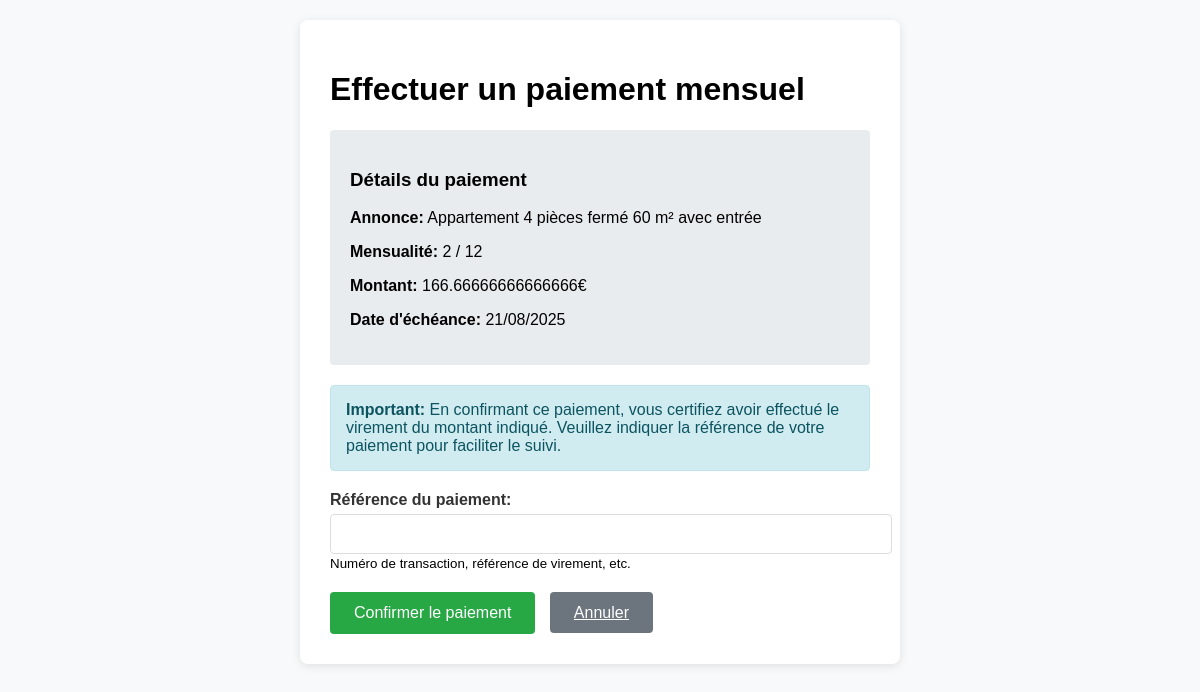
Screenshot of /annonce/effectuer-paiement-mensuel/2/ (signed in) with the database file from the repository.
### annonce/models.py (models this page shows, shortened)
class PaiementMensuelCaution(models.Model):
    plan_paiement = models.ForeignKey(
        PlanPaiementCaution,
        on_delete=models.CASCADE,
        related_name='paiements_mensuels'
    )
    numero_mensualite = models.IntegerField(verbose_name="Numéro de la mensualité")
    montant = models.FloatField(verbose_name="Montant de la mensualité")
    date_echeance = models.DateField(verbose_name="Date d'échéance")
    date_paiement = models.DateTimeField(null=True, blank=True, verbose_name="Date de paiement")
    class StatutPaiement(models.TextChoices):
        EN_ATTENTE = 'EN_ATTENTE', _('En attente')
        PAYE = 'PAYE', _('Payé')
        EN_RETARD = 'EN_RETARD', _('En retard')
        ANNULE = 'ANNULE', _('Annulé')
    statut = models.CharField(
        max_length=10,
        choices=StatutPaiement.choices,
        default=StatutPaiement.EN_ATTENTE,
        verbose_name="Statut du paiement"
    )
    reference_paiement = models.CharField(max_length=100, blank=True, null=True)
    class Meta:
        ordering = ['numero_mensualite']
        unique_together = ['plan_paiement', 'numero_mensualite']

class PlanPaiementCaution(models.Model):
    annonce = models.OneToOneField(
        Annonce,
        on_delete=models.CASCADE,
        related_name='plan_paiement_caution'
    )
    locataire = models.ForeignKey(
        settings.AUTH_USER_MODEL,
        on_delete=models.CASCADE,
        related_name='plans_paiement_caution'
    )
    montant_caution_total = models.FloatField(verbose_name="Montant total de la caution")
    nombre_mensualites = models.IntegerField(
        default=12,
        validators=[MinValueValidator(1), MaxValueValidator(12)],
        verbose_name="Nombre de mensualités"
    )
    montant_mensuel = models.FloatField(verbose_name="Montant mensuel")
    date_creation = models.DateTimeField(auto_now_add=True)
    class StatutPlan(models.TextChoices):
        EN_COURS = 'EN_COURS', _('En cours')
        TERMINE = 'TERMINE', _('Terminé')
        SUSPENDU = 'SUSPENDU', _('Suspendu')
        ANNULE = 'ANNULE', _('Annulé')
    statut = models.CharField(
        max_length=10,
        choices=StatutPlan.choices,
        default=StatutPlan.EN_COURS,
        verbose_name="Statut du plan"
    )

class Annonce(models.Model):
    user = models.ForeignKey(
        settings.AUTH_USER_MODEL,
        null=True,
        on_delete=models.CASCADE,
        unique=False
    )
    class TypeHebergement(models.TextChoices):
        Appartemment = 'APPT', _('Appartemment')
        Maison = 'MAIS', _('Maison')
        Studio = 'STUD', _('Studio')
        Autre = 'OTHR', _('Autre')
    hebergement_choice = models.CharField(
        max_length=4,
        choices=TypeHebergement.choices,
        default=TypeHebergement.Appartemment,
        verbose_name="Type d'hébergement"
    )
    class TypeLocation(models.TextChoices):
        logement_entier = 'ENTR', _('Logement entier')
        chambre_privee = 'PRIV', _('Chambre privée')
        chambre_partagee = 'PART', _('Chambre partagée')
    type_location_choices = models.CharField(
        max_length=4,
        choices=TypeLocation.choices,
        default=TypeLocation.logement_entier,
        verbose_name="Location partielle ou totale"
    )
    categorie_logement = models.CharField(max_length=50, blank=True)
    titre_logement = models.CharField(max_length=50, blank=True)
    description = models.TextField(blank=True)
    nombre_personne = IntegerField(
        default=1,
        validators=[
            MaxValueValidator(20),
            MinValueValidator(1)
        ],
        blank=True
    )
    pieces_couchage = IntegerField(
        default=1,
        validators=[
            MaxValueValidator(10),
            MinValueValidator(1)
        ],
        blank=True
    )
    equipements = models.ManyToManyField(Equipements, blank=True)
    services = models.ManyToManyField(Services, blank=True)
    categorie_service = models.ManyToManyField(CategorieService, blank=True)
    charges = models.ManyToManyField(Charges, blank=True)
    dureeLocationMini = models.CharField(blank=True,null=True, max_length=50)
    dureeLocationMaxi = models.CharField(blank=True,null=True, max_length=50)
    loyer_tc = models.FloatField(max_length=50, blank=True, null=True)
    charges_loyer = models.FloatField(max_length=50, blank=True, null=True)
    reservation = models.OneToOneField(
        settings.AUTH_USER_MODEL,
        null=True,
        on_delete=models.CASCADE,
        unique=False,
        related_name = 'user_reserved'
    )
    reserved = models.BooleanField(default=False)
    locataire_interesse = models.ForeignKey(
        settings.AUTH_USER_MODEL,
        null=True,
        blank=True,
        on_delete=models.SET_NULL,
        related_name='annonces_interessees',
        verbose_name='Locataire intéressé'
    )
    address = models.OneToOneField(
        AdressAnnonce,
        on_delete=models.CASCADE,
        null=True,
    )

### annonce/views.py (the view)
# urls.py: path('effectuer-paiement-mensuel/<int:pk>/', views.effectuer_paiement_mensuel, name='effectuer_paiement_mensuel'),
@login_required
def effectuer_paiement_mensuel(request, pk):
    paiement = get_object_or_404(PaiementMensuelCaution, pk=pk)
    if request.user != paiement.plan_paiement.locataire:
        from django.contrib import messages
        messages.error(request, 'Vous n\'êtes pas autorisé à effectuer ce paiement.')
        return redirect('dashboard-list')
    if request.method == 'POST':
        form = PaiementMensuelForm(request.POST, instance=paiement)
        if form.is_valid():
            paiement = form.save(commit=False)
            paiement.statut = 'PAYE'
            paiement.date_paiement = timezone.now()
            paiement.save()
            from django.contrib import messages
            messages.success(request, f'Paiement de la mensualité {paiement.numero_mensualite} confirmé!')
            return redirect('voir_plan_paiement_caution', pk=paiement.plan_paiement.id)
    else:
        form = PaiementMensuelForm(instance=paiement)
    context = {
        'form': form,
        'paiement': paiement
    }
    return render(request, 'annonce/paiement/effectuer_paiement.html', context)

### annonce/forms.py
class PaiementMensuelForm(forms.ModelForm):
    class Meta:
        model = PaiementMensuelCaution
        fields = ['reference_paiement']
    def __init__(self, *args, **kwargs):
        super(PaiementMensuelForm, self).__init__(*args, **kwargs)
        self.helper = FormHelper()
        self.helper.form_method = 'POST'

### templates/annonce/paiement/effectuer_paiement.html (shortened to what this page needs)
<!DOCTYPE html>
<html lang="fr">
<head>
</head>
<body>
    <div class="container">
        <h1>Effectuer un paiement mensuel</h1>
        <div class="paiement-info">
            <h3>Détails du paiement</h3>
            <p><strong>Annonce:</strong> {{ paiement.plan_paiement.annonce.titre_logement }}</p>
            <p><strong>Mensualité:</strong> {{ paiement.numero_mensualite }} / {{ paiement.plan_paiement.nombre_mensualites }}</p>
            <p><strong>Montant:</strong> {{ paiement.montant }}€</p>
            <p><strong>Date d'échéance:</strong> {{ paiement.date_echeance|date:"d/m/Y" }}</p>
        </div>
        <div class="info-box">
            <strong>Important:</strong> En confirmant ce paiement, vous certifiez avoir effectué le virement du montant indiqué.
            Veuillez indiquer la référence de votre paiement pour faciliter le suivi.
        </div>
        <form method="post">
            <div class="form-group">
                <label for="{{ form.reference_paiement.id_for_label }}">Référence du paiement:</label>
                {{ form.reference_paiement }}
                <small>Numéro de transaction, référence de virement, etc.</small>
            </div>
            <button type="submit" class="btn btn-success">Confirmer le paiement</button>
            <a href="{% url 'voir_plan_paiement_caution' paiement.plan_paiement.id %}" class="btn btn-secondary">Annuler</a>
        </form>
    </div>
</body>
</html>

### templates/annonce/paiement/effectuer_paiement.html (style rules this page uses)
body { font-family: Arial, sans-serif; max-width: 600px; margin: 0 auto; padding: 20px; background-color: #f8f9fa; }
.container { background: white; padding: 30px; border-radius: 8px; box-shadow: 0 2px 10px rgba(0,0,0,0.1); }
.paiement-info { background-color: #e9ecef; padding: 20px; border-radius: 4px; margin-bottom: 20px; }
.form-group { margin-bottom: 20px; }
label { display: block; margin-bottom: 5px; font-weight: bold; color: #333; }
input { width: 100%; padding: 10px; border: 1px solid #ddd; border-radius: 4px; font-size: 16px; }
.btn { background-color: #007bff; color: white; padding: 12px 24px; border: none; border-radius: 4px; cursor: pointer; font-size: 16px; margin-right: 10px; }
.btn-success { background-color: #28a745; }
.btn-secondary { background-color: #6c757d; }
.info-box { background-color: #d1ecf1; border: 1px solid #bee5eb; color: #0c5460; padding: 15px; border-radius: 4px; margin-bottom: 20px; }

### rows the page displays
PaiementMensuelCaution: plan_paiement.annonce.titre_logement "Appartement 4 pièces fermé 60 m² avec entrée", numero_mensualite "2", plan_paiement.nombre_mensualites "12", montant "166.66666666666666", date_echeance "21/08/2025"
